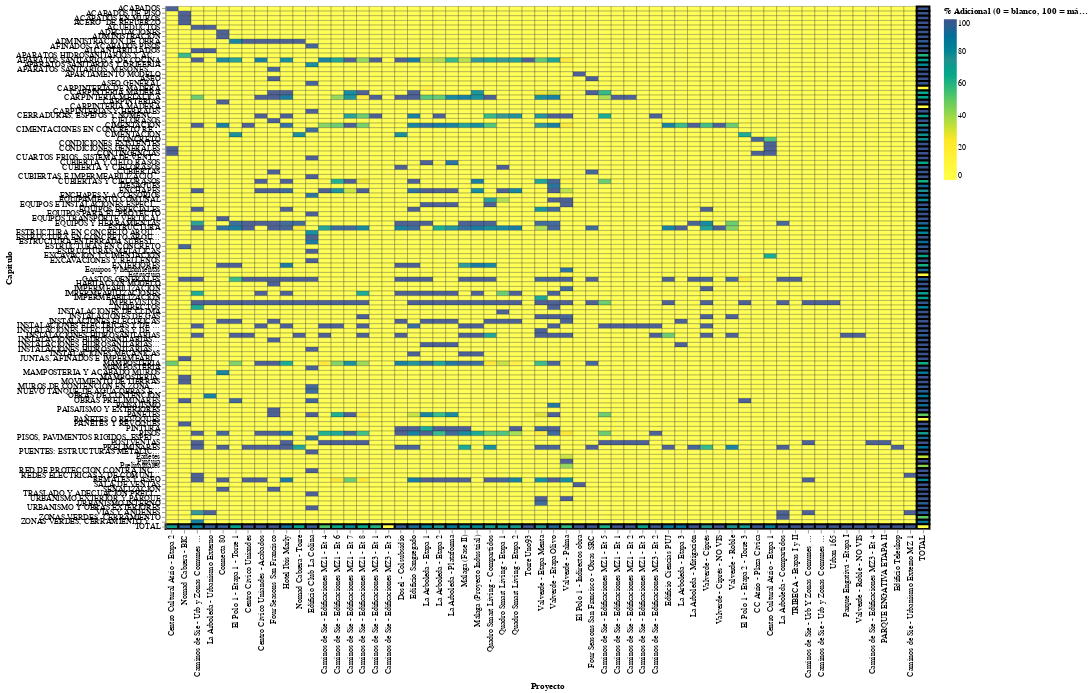

Notebook cell for this chart:
### Markdown cell above
### el mejor hasta ahora

### Code cell
# === 2) Re-plot with a continuous palette (0% = white, 100% = full color) ===
# A smooth multi-stop gradient: white → yellow-green → teal → blue (no black)
continuous_range = ["#ffffff", "#fde725", "#5ec962", "#21908d", "#3b528b"]

chart = (
    alt.Chart(crossmap_full)
    .mark_rect(stroke="black")
    .encode(
        x=alt.X("Nombre Proyecto:O", sort=cat_proj, title="Proyecto"),
        y=alt.Y("Capitulo Descripcion:O", sort=cat_cap, title="Capítulo"),
        color=alt.Color(
            "Porcentaje:Q",
            scale=alt.Scale(domain=[0, 100], range=continuous_range),
            legend=alt.Legend(title="% Adicional (0 = blanco, 100 = máximo)")
        ),
        strokeWidth=alt.StrokeWidth("is_total:Q", scale=alt.Scale(domain=[0,1], range=[0.3,2.5]), legend=None),
        opacity=alt.Opacity("is_total:Q", scale=alt.Scale(domain=[0,1], range=[0.9,1.0]), legend=None),
        tooltip=[
            alt.Tooltip("Capitulo Descripcion:N", title="Capítulo"),
            alt.Tooltip("Nombre Proyecto:N", title="Proyecto"),
            alt.Tooltip("Porcentaje:Q", title="% Adicional", format=".2f"),
        ],
    )
    .properties(width=950, height=650)
)

import altair as alt
alt.data_transformers.enable("vegafusion")  # allows larger dataframes

chart

### Figure 1 — Vega specification as saved in the notebook (floating-point values rounded to 4 significant figures; data arrays with more than 128 entries replaced by an {"elided": "..."} marker saying what was removed)
{"$schema": "https://vega.github.io/schema/vega/v5.json", "data": [{"name": "source_0"}, {"name": "data_0", "values": {"elided": "6720 records"}}, {"name": "source_0_x_domain_Nombre Proyecto", "values": [{"Nombre Proyecto": "Centro Cultural Atrio - Etapa 2", "sort_field": 0.0}, {"Nombre Proyecto": "Nomad Cabrera - BIC", "sort_field": 1.0}, {"Nombre Proyecto": "Caminos de Sie - Urb y Zonas Comunes MZ 1", "sort_field": 2.0}, {"Nombre Proyecto": "La Arboleda - Urbanismo Externo", "sort_field": 3.0}, {"Nombre Proyecto": "Connecta 80", "sort_field": 4.0}, {"Nombre Proyecto": " El Polo 1 - Etapa 1 - Torre 1", "sort_field": 5.0}, {"Nombre Proyecto": "Centro Cívico Uniandes", "sort_field": 6.0}, {"Nombre Proyecto": "Centro Cívico Uniandes - Acabados", "sort_field": 7.0}, {"Nombre Proyecto": "Four Seasons San Francisco", "sort_field": 8.0}, {"Nombre Proyecto": "Hotel Ibis Marly", "sort_field": 9.0}, {"Nombre Proyecto": "Nomad Cabrera - Torre", "sort_field": 10.0}, {"Nombre Proyecto": "Edificio Club La Colina", "sort_field": 11.0}, {"Nombre Proyecto": "Caminos de Sie - Edificaciones MZ1 - Et 4", "sort_field": 12.0}, {"Nombre Proyecto": "Caminos de Sie - Edificaciones MZ1 - Et 6", "sort_field": 13.0}, {"Nombre Proyecto": "Caminos de Sie - Edificaciones MZ1 - Et 7", "sort_field": 14.0}, {"Nombre Proyecto": "Caminos de Sie - Edificaciones MZ1 - Et 8", "sort_field": 15.0}, {"Nombre Proyecto": "Caminos de Sie - Edificaciones MZ3 - Et 1", "sort_field": 16.0}, {"Nombre Proyecto": "Caminos de Sie - Edificaciones MZ3 - Et 3", "sort_field": 17.0}, {"Nombre Proyecto": "Dosel - Colsubsidio", "sort_field": 18.0}, {"Nombre Proyecto": "Edificio Sangregado", "sort_field": 19.0}, {"Nombre Proyecto": "La Arboleda - Etapa 1", "sort_field": 20.0}, {"Nombre Proyecto": "La Arboleda - Etapa 2", "sort_field": 21.0}, {"Nombre Proyecto": "La Arboleda - Plataforma", "sort_field": 22.0}, {"Nombre Proyecto": "Málaga (Fase II)", "sort_field": 23.0}, {"Nombre Proyecto": "Málaga (Proyecto Industrial)", "sort_field": 24.0}, {"Nombre Proyecto": "Quadro Smart Living - Compartidos", "sort_field": 25.0}, {"Nombre Proyecto": "Quadro Smart Living - Etapa 1\t\t\t", "sort_field": 26.0}, {"Nombre Proyecto": "Quadro Smart Living - Etapa 2", "sort_field": 27.0}, {"Nombre Proyecto": "Torre Uno93", "sort_field": 28.0}, {"Nombre Proyecto": "Valverde - Etapa Menta", "sort_field": 29.0}, {"Nombre Proyecto": "Valverde - Etapa Olivo", "sort_field": 30.0}, {"Nombre Proyecto": "Valverde - Palma", "sort_field": 31.0}, {"Nombre Proyecto": "El Polo 1 - Indirectos obra", "sort_field": 32.0}, {"Nombre Proyecto": "Four Seasons San Francisco - Obras SRC", "sort_field": 33.0}, {"Nombre Proyecto": "Caminos de Sie - Edificaciones MZ1 - Et 5", "sort_field": 34.0}, {"Nombre Proyecto": "Caminos de Sie - Edificaciones MZ1 - Et 1", "sort_field": 35.0}, {"Nombre Proyecto": "Caminos de Sie - Edificaciones MZ1 - Et 2", "sort_field": 36.0}, {"Nombre Proyecto": "Caminos de Sie - Edificaciones MZ1 - Et 3", "sort_field": 37.0}, {"Nombre Proyecto": "Caminos de Sie - Edificaciones MZ3 - Et 2", "sort_field": 38.0}, {"Nombre Proyecto": "Edificio Ciencias PUJ", "sort_field": 39.0}, {"Nombre Proyecto": "La Arboleda - Etapa 3", "sort_field": 40.0}, {"Nombre Proyecto": "La Arboleda - Mitigación", "sort_field": 41.0}, {"Nombre Proyecto": "Valverde - Ciprés", "sort_field": 42.0}, {"Nombre Proyecto": "Valverde - Ciprés - NO VIS", "sort_field": 43.0}, {"Nombre Proyecto": "Valverde - Roble", "sort_field": 44.0}, {"Nombre Proyecto": "El Polo 1 - Etapa 2 - Torre 3", "sort_field": 45.0}, {"Nombre Proyecto": "CC Atrio - Plaza Cívica", "sort_field": 46.0}, {"Nombre Proyecto": "Centro Cultural Atrio - Etapa 1", "sort_field": 47.0}, {"Nombre Proyecto": "La Arboleda - Compartidos", "sort_field": 48.0}, {"Nombre Proyecto": "TRIBECA - Etapas I y II", "sort_field": 49.0}, {"Nombre Proyecto": "Caminos de Sie - Urb Y Zonas Comunes MZ 3", "sort_field": 50.0}, {"Nombre Proyecto": "Caminos de Sie - Urb y Zonas Comunes MZ 2", "sort_field": 51.0}, {"Nombre Proyecto": "Urban 165", "sort_field": 52.0}, {"Nombre Proyecto": "Parque Engativá - Etapa I", "sort_field": 53.0}, {"Nombre Proyecto": "Valverde - Roble - NO VIS", "sort_field": 54.0}, {"Nombre Proyecto": "Caminos de Sie - Edificaciones MZ3 - Et 4", "sort_field": 55.0}, {"Nombre Proyecto": "PARQUE ENGATIVA ETAPA II", "sort_field": 56.0}, {"Nombre Proyecto": "Edificio Teleskop", "sort_field": 57.0}, {"Nombre Proyecto": "Caminos de Sie - Urbanismo Externo MZ 1", "sort_field": 58.0}, {"Nombre Proyecto": "TOTAL", "sort_field": 59.0}]}, {"name": "source_0_y_domain_Capitulo Descripcion", "values": [{"Capitulo Descripcion": "ACABADOS", "sort_field": 0.0}, {"Capitulo Descripcion": "ACABADOS DE PISO", "sort_field": 1.0}, {"Capitulo Descripcion": "ACABADOS EN MUROS", "sort_field": 2.0}, {"Capitulo Descripcion": "ACERO  DE REFUERZO", "sort_field": 3.0}, {"Capitulo Descripcion": "ACUEDUCTOS", "sort_field": 4.0}, {"Capitulo Descripcion": "ADECUACIONES", "sort_field": 5.0}, {"Capitulo Descripcion": "ADMINISTRACION", "sort_field": 6.0}, {"Capitulo Descripcion": "ADMINISTRACION DE OBRA", "sort_field": 7.0}, {"Capitulo Descripcion": "AFINADOS, ACABADOS PISOS", "sort_field": 8.0}, {"Capitulo Descripcion": "ALCANTARILLADOS", "sort_field": 9.0}, {"Capitulo Descripcion": "APARATOS HIDROSANITARIOS Y ACCESORIOS", "sort_field": 10.0}, {"Capitulo Descripcion": "APARATOS SANITARIOS Y DE COCINA", "sort_field": 11.0}, {"Capitulo Descripcion": "APARATOS SANITARIOS Y GRIFERÍA", "sort_field": 12.0}, {"Capitulo Descripcion": "APARATOS SANITARIOS, MESONES, ESPEJOS", "sort_field": 13.0}, {"Capitulo Descripcion": "APARTAMENTO MODELO", "sort_field": 14.0}, {"Capitulo Descripcion": "ASEO", "sort_field": 15.0}, {"Capitulo Descripcion": "ASEO GENERAL", "sort_field": 16.0}, {"Capitulo Descripcion": "CARPINTERIA DE MADERA", "sort_field": 17.0}, {"Capitulo Descripcion": "CARPINTERIA MADERA", "sort_field": 18.0}, {"Capitulo Descripcion": "CARPINTERIA METALICA", "sort_field": 19.0}, {"Capitulo Descripcion": "CARPINTERIAS", "sort_field": 20.0}, {"Capitulo Descripcion": "CARPINTERÍA MADERA", "sort_field": 21.0}, {"Capitulo Descripcion": "CARPINTERÍAS Y HERRAJES", "sort_field": 22.0}, {"Capitulo Descripcion": "CERRADURAS, ESPEJOS Y NOMENCLATURA", "sort_field": 23.0}, {"Capitulo Descripcion": "CIELORASOS", "sort_field": 24.0}, {"Capitulo Descripcion": "CIMENTACION", "sort_field": 25.0}, {"Capitulo Descripcion": "CIMENTACIONES EN CONCRETO REFORZADO", "sort_field": 26.0}, {"Capitulo Descripcion": "CIMENTACIÓN", "sort_field": 27.0}, {"Capitulo Descripcion": "CONCRETO", "sort_field": 28.0}, {"Capitulo Descripcion": "CONDICIONES EXISTENTES", "sort_field": 29.0}, {"Capitulo Descripcion": "CONDICIONES GENERALES", "sort_field": 30.0}, {"Capitulo Descripcion": "CONTINGENCIAS", "sort_field": 31.0}, {"Capitulo Descripcion": "CUARTOS FRIOS, SISTEMA DE VENTILACION MECANICA Y AIRE ACONDICIONADO", "sort_field": 32.0}, {"Capitulo Descripcion": "CUBIERTA Y CIELO RASOS", "sort_field": 33.0}, {"Capitulo Descripcion": "CUBIERTA Y CIELORASOS", "sort_field": 34.0}, {"Capitulo Descripcion": "CUBIERTAS", "sort_field": 35.0}, {"Capitulo Descripcion": "CUBIERTAS E IMPERMEABILIZACIONES", "sort_field": 36.0}, {"Capitulo Descripcion": "CUBIERTAS Y CIELORASOS", "sort_field": 37.0}, {"Capitulo Descripcion": "DESAGÜES", "sort_field": 38.0}, {"Capitulo Descripcion": "ENCHAPES", "sort_field": 39.0}, {"Capitulo Descripcion": "ENCHAPES Y ACCESORIOS", "sort_field": 40.0}, {"Capitulo Descripcion": "EQUIPAMIENTO COMUNAL", "sort_field": 41.0}, {"Capitulo Descripcion": "EQUIPOS E INSTALACIONES ESPECIALES", "sort_field": 42.0}, {"Capitulo Descripcion": "EQUIPOS ESPECIALES", "sort_field": 43.0}, {"Capitulo Descripcion": "EQUIPOS PARA EL PROYECTO", "sort_field": 44.0}, {"Capitulo Descripcion": "EQUIPOS TRANSPORTE VERTICAL", "sort_field": 45.0}, {"Capitulo Descripcion": "EQUIPOS Y HERRAMIENTAS", "sort_field": 46.0}, {"Capitulo Descripcion": "ESTRUCTURA", "sort_field": 47.0}, {"Capitulo Descripcion": "ESTRUCTURA EN CONCRETO ARQUITECTÓNICO A LA VISTA", "sort_field": 48.0}, {"Capitulo Descripcion": "ESTRUCTURA EN CONCRETO ARQUITECTÓNICO A LA VISTA OBRAS EXTERIORES", "sort_field": 49.0}, {"Capitulo Descripcion": "ESTRUCTURA ENTERRADA SUBESTACIÓN, PLANTA ELÉCTRICA OBRAS EXTERIORES", "sort_field": 50.0}, {"Capitulo Descripcion": "ESTRUCTURAS EN CONCRETO", "sort_field": 51.0}, {"Capitulo Descripcion": "ESTRUCTURAS METÁLICAS", "sort_field": 52.0}, {"Capitulo Descripcion": "EXCAVACION Y CIMENTACION", "sort_field": 53.0}, {"Capitulo Descripcion": "EXCAVACIONES Y RELLENOS", "sort_field": 54.0}, {"Capitulo Descripcion": "EXTERIORES", "sort_field": 55.0}, {"Capitulo Descripcion": "Equipos y herramientas", "sort_field": 56.0}, {"Capitulo Descripcion": "Estructura", "sort_field": 57.0}, {"Capitulo Descripcion": "GASTOS GENERALES", "sort_field": 58.0}, {"Capitulo Descripcion": "HABITACION MODELO", "sort_field": 59.0}, {"Capitulo Descripcion": "IMPERMEABILIZACION", "sort_field": 60.0}, {"Capitulo Descripcion": "IMPERMEABILIZACIONES", "sort_field": 61.0}, {"Capitulo Descripcion": "IMPERMEABILIZACIÓN", "sort_field": 62.0}, {"Capitulo Descripcion": "IMPREVISTOS", "sort_field": 63.0}, {"Capitulo Descripcion": "INDIRECTOS", "sort_field": 64.0}, {"Capitulo Descripcion": "INSTALACIONES DE CLIMA", "sort_field": 65.0}, {"Capitulo Descripcion": "INSTALACIONES DE GAS", "sort_field": 66.0}, {"Capitulo Descripcion": "INSTALACIONES ELECTRICAS", "sort_field": 67.0}, {"Capitulo Descripcion": "INSTALACIONES ELECTRICAS Y DE COMUNICACION", "sort_field": 68.0}, {"Capitulo Descripcion": "INSTALACIONES ELECTRICAS Y DE COMUNICACIÓN", "sort_field": 69.0}, {"Capitulo Descripcion": "INSTALACIONES HIDROSANITARIAS", "sort_field": 70.0}, {"Capitulo Descripcion": "INSTALACIONES HIDROSANITARIAS Y DE GAS", "sort_field": 71.0}, {"Capitulo Descripcion": "INSTALACIONES HIDROSANITARIAS y GAS", "sort_field": 72.0}, {"Capitulo Descripcion": "INSTALACIONES HIDROSANITARIAS, DESAGUES", "sort_field": 73.0}, {"Capitulo Descripcion": "INSTALACIONES MECANICAS", "sort_field": 74.0}, {"Capitulo Descripcion": "JUNTAS, AFINADOS E IMPERMEABILIZACIÓN DE PISO", "sort_field": 75.0}, {"Capitulo Descripcion": "MAMPOSTERIA", "sort_field": 76.0}, {"Capitulo Descripcion": "MAMPOSTERÍA", "sort_field": 77.0}, {"Capitulo Descripcion": "MAMPOSTERÍA Y ACABADO MUROS", "sort_field": 78.0}, {"Capitulo Descripcion": "MAMPOSTERÍA.", "sort_field": 79.0}, {"Capitulo Descripcion": "MOVIMIENTO DE TIERRAS", "sort_field": 80.0}, {"Capitulo Descripcion": "MUROS DE CONTENCIÓN EN ZONA DE PLATAFORMAS, TERRAZAS, ESCALERAS Y RAMPaS OBRAS EXTERIORES", "sort_field": 81.0}, {"Capitulo Descripcion": "NUEVO TANQUE DE AGUA OBRAS EXTERIORES", "sort_field": 82.0}, {"Capitulo Descripcion": "OBRAS DE CONTENCION", "sort_field": 83.0}, {"Capitulo Descripcion": "OBRAS PRELIMINARES", "sort_field": 84.0}, {"Capitulo Descripcion": "PAISAJISMO", "sort_field": 85.0}, {"Capitulo Descripcion": "PAISAJISMO Y EXTERIORES", "sort_field": 86.0}, {"Capitulo Descripcion": "PAÑETES", "sort_field": 87.0}, {"Capitulo Descripcion": "PAÑETES O REVOQUES", "sort_field": 88.0}, {"Capitulo Descripcion": "PAÑETES Y REVOQUES", "sort_field": 89.0}, {"Capitulo Descripcion": "PINTURA", "sort_field": 90.0}, {"Capitulo Descripcion": "PISOS", "sort_field": 91.0}, {"Capitulo Descripcion": "PISOS, PAVIMENTOS RÍGIDOS, ESPEJO DE AGUA OBRAS EXTERIORES", "sort_field": 92.0}, {"Capitulo Descripcion": "POSTVENTAS", "sort_field": 93.0}, {"Capitulo Descripcion": "PRELIMINARES", "sort_field": 94.0}, {"Capitulo Descripcion": "PUENTES: ESTRUCTURAS METÁLICAS Y DE CONCRETO OBRAS EXTERIORES", "sort_field": 95.0}, {"Capitulo Descripcion": "Pañetes", "sort_field": 96.0}, {"Capitulo Descripcion": "Pintura", "sort_field": 97.0}, {"Capitulo Descripcion": "Preliminares", "sort_field": 98.0}, {"Capitulo Descripcion": "RED DE PROTECCION CONTRA INCENDIO", "sort_field": 99.0}, {"Capitulo Descripcion": "REDES ELECTRICAS Y DE COMUNICACION", "sort_field": 100.0}, {"Capitulo Descripcion": "REMATES Y ASEO", "sort_field": 101.0}, {"Capitulo Descripcion": "SALA DE VENTAS", "sort_field": 102.0}, {"Capitulo Descripcion": "SEÑALIZACION", "sort_field": 103.0}, {"Capitulo Descripcion": "TRASLADO Y ADECUACION PRELIMINAR", "sort_field": 104.0}, {"Capitulo Descripcion": "URBANISMO EXTERIOR Y PARQUE", "sort_field": 105.0}, {"Capitulo Descripcion": "URBANISMO INTERNO", "sort_field": 106.0}, {"Capitulo Descripcion": "URBANISMO Y OBRAS EXTERIORES", "sort_field": 107.0}, {"Capitulo Descripcion": "VIAS Y ANDENES", "sort_field": 108.0}, {"Capitulo Descripcion": "ZONAS VERDES, CERRAMIENTO", "sort_field": 109.0}, {"Capitulo Descripcion": "ZONAS VERDES, CERRAMIENTO Y ESPACIOS COMUNALES", "sort_field": 110.0}, {"Capitulo Descripcion": "TOTAL", "sort_field": 111.0}]}], "marks": [{"type": "rect", "name": "marks", "from": {"data": "data_0"}, "encode": {"update": {"opacity": {"field": "is_total", "scale": "opacity"}, "strokeWidth": {"field": "is_total", "scale": "strokeWidth"}, "tooltip": {"signal": "{\"Capítulo\": isValid(datum[\"Capitulo Descripcion\"]) ? datum[\"Capitulo Descripcion\"] : \"\"+datum[\"Capitulo Descripcion\"], \"Proyecto\": isValid(datum[\"Nombre Proyecto\"]) ? datum[\"Nombre Proyecto\"] : \"\"+datum[\"Nombre Proyecto\"], \"% Adicional\": format(datum[\"Porcentaje\"], \".2f\")}"}, "width": {"signal": "max(0.25, bandwidth('x'))"}, "height": {"signal": "max(0.25, bandwidth('y'))"}, "y": {"field": "Capitulo Descripcion", "scale": "y"}, "x": {"field": "Nombre Proyecto", "scale": "x"}, "fill": {"field": "Porcentaje", "scale": "color"}, "stroke": {"value": "black"}}}, "style": ["rect"]}], "scales": [{"name": "x", "type": "band", "domain": {"data": "source_0_x_domain_Nombre Proyecto", "field": "Nombre Proyecto", "sort": {"op": "max", "field": "sort_field"}}, "range": [0, {"signal": "width"}], "paddingInner": 0, "paddingOuter": 0}, {"name": "y", "type": "band", "domain": {"data": "source_0_y_domain_Capitulo Descripcion", "field": "Capitulo Descripcion", "sort": {"op": "max", "field": "sort_field"}}, "range": [0, {"signal": "height"}], "paddingInner": 0, "paddingOuter": 0}, {"name": "color", "type": "linear", "domain": [0, 100], "range": ["#ffffff", "#fde725", "#5ec962", "#21908d", "#3b528b"], "zero": true, "interpolate": "hcl"}, {"name": "opacity", "type": "linear", "domain": [0, 1], "range": [0.9, 1], "zero": true}, {"name": "strokeWidth", "type": "linear", "domain": [0, 1], "range": [0.3, 2.5], "zero": true}], "axes": [{"scale": "x", "labelAlign": "right", "orient": "bottom", "grid": false, "title": "Proyecto", "labelAngle": 270, "labelBaseline": "middle", "zindex": 1}, {"scale": "y", "zindex": 1, "title": "Capítulo", "orient": "left", "grid": false}], "background": "white", "style": "cell", "legends": [{"title": "% Adicional (0 = blanco, 100 = máximo)", "fill": "color", "gradientLength": {"signal": "clamp(height, 64, 200)"}}], "width": 950, "padding": 5, "height": 650}
